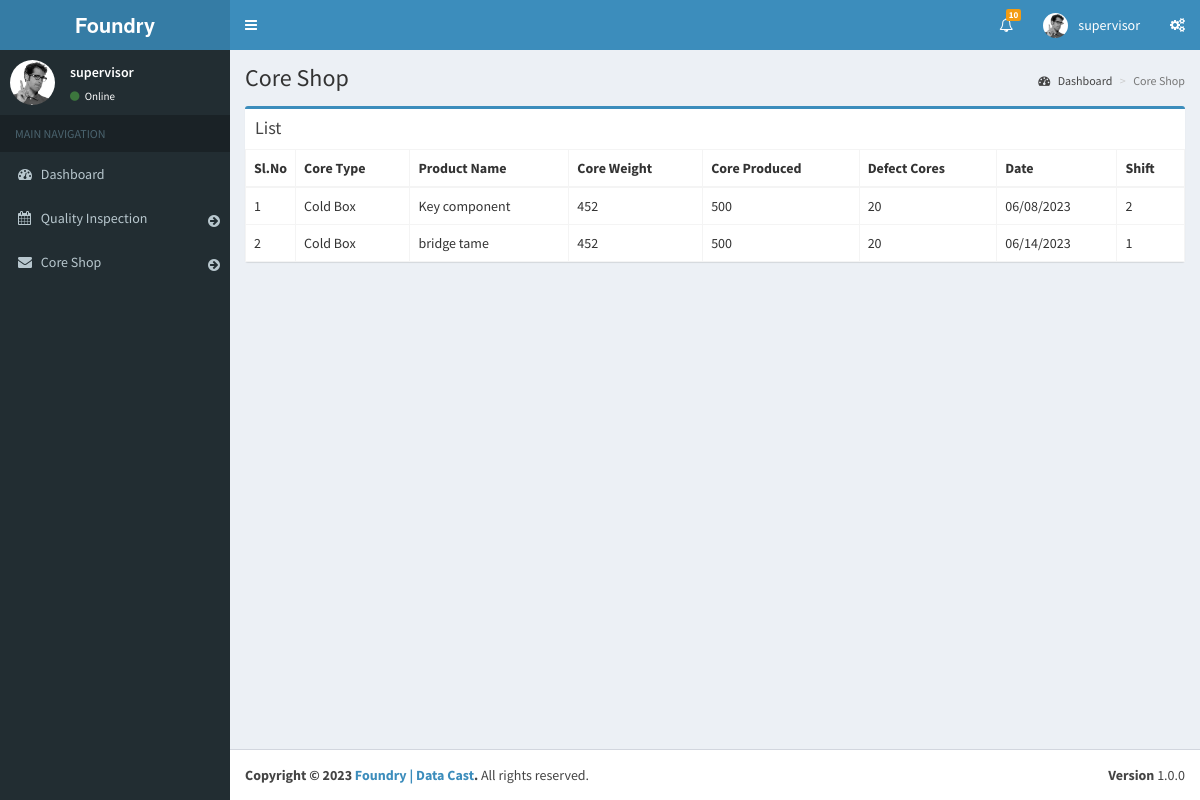
Screenshot of /core_shop.php (signed in) with the database file from the repository.
### tables this page shows
CREATE TABLE `user_master` (
  `sno` int(11) NOT NULL,
  `user_type` int(11) NOT NULL,
  `name` varchar(30) NOT NULL,
  `username` varchar(64) NOT NULL,
  `password` varchar(64) NOT NULL,
  `created_at` datetime NOT NULL DEFAULT current_timestamp(),
  `updated_at` datetime NOT NULL DEFAULT current_timestamp(),
  `status` int(11) NOT NULL
);

CREATE TABLE `core_shop_details` (
  `sno` int(11) NOT NULL,
  `core_type` int(11) NOT NULL,
  `product_name` varchar(64) NOT NULL,
  `core_weight` int(11) NOT NULL,
  `no_of_core_produced` int(11) NOT NULL,
  `no_of_defect_cores` int(11) NOT NULL,
  `Date` date NOT NULL,
  `shift` int(11) NOT NULL,
  `created_at` datetime NOT NULL,
  `updated_at` datetime NOT NULL,
  `status` int(11) NOT NULL
);

CREATE TABLE `meta_core_type` (
  `sno` int(11) NOT NULL,
  `core_type` varchar(15) NOT NULL,
  `status` int(11) NOT NULL
);

### pages/required/functions.php (called while the page is built, shortened)
<?php
	function db_all($sql_query){
		include('db_connection.php');
		$query = mysqli_query($con,$sql_query);
		$rows = array();
        while ($row = mysqli_fetch_assoc($query))
        {
            $rows[] = $row;
        }
        return $rows;
	}
	function db_one($sql_query){
		include('db_connection.php');
		$result = mysqli_query($con, $sql_query);
		$row = mysqli_fetch_assoc($result);
		return $row;
	}
	function ui_date($db_date){
		$ui_seperator = '/';
		$db_seperator = '-';
		$exploded_date = explode($db_seperator,$db_date);
		$ui_date = $exploded_date[1].$ui_seperator.$exploded_date[2].$ui_seperator.$exploded_date[0];
		return $ui_date;
	}
?>

### core_shop.php (the view, shortened to what this page needs)
<?php
  if (session_id() == '') {
  $login_id = $_SESSION['s_id'];
}
include('pages/required/db_connection.php');
include('pages/required/functions.php');
  $loggen_in_query = "SELECT
                  um.*
                FROM
                  user_master um
                WHERE
                  1=1
                  AND um.SNO=".$login_id;
      $login_query_result = db_one($loggen_in_query);
?>
<!DOCTYPE html>
<html>
<head>
  <link rel="stylesheet" href="bootstrap/css/bootstrap.min.css">
  <link rel="stylesheet" href="https://cdnjs.cloudflare.com/ajax/libs/font-awesome/4.5.0/css/font-awesome.min.css">
  <link rel="stylesheet" href="https://cdnjs.cloudflare.com/ajax/libs/ionicons/2.0.1/css/ionicons.min.css">
  <link rel="stylesheet" href="dist/css/AdminLTE.min.css">
  <link rel="stylesheet" href="dist/css/skins/_all-skins.min.css">
  <link rel="stylesheet" href="plugins/iCheck/flat/blue.css">
  <link rel="stylesheet" href="plugins/morris/morris.css">
  <link rel="stylesheet" href="plugins/jvectormap/jquery-jvectormap-1.2.2.css">
  <link rel="stylesheet" href="plugins/datepicker/datepicker3.css">
  <link rel="stylesheet" href="plugins/daterangepicker/daterangepicker.css">
  <link rel="stylesheet" href="plugins/bootstrap-wysihtml5/bootstrap3-wysihtml5.min.css">
</head>
<body class="hold-transition skin-blue sidebar-mini">
<div class="wrapper">
  <header class="main-header">
    <a href="index2.html" class="logo">
      <span class="logo-lg"><b>Foundry</b></span>
    </a>
    <nav class="navbar navbar-static-top">
      <a href="#" class="sidebar-toggle" data-toggle="offcanvas" role="button">
      </a>
      <div class="navbar-custom-menu">
        <ul class="nav navbar-nav">
          <li class="dropdown notifications-menu">
            <a href="#" class="dropdown-toggle" data-toggle="dropdown">
              <i class="fa fa-bell-o"></i>
              <span class="label label-warning">10</span>
            </a>
          </li>
          <li class="dropdown user user-menu">
            <a href="#" class="dropdown-toggle" data-toggle="dropdown">
              <img src="dist/img/user2-160x160.jpg" class="user-image" alt="User Image">
              <span class="hidden-xs"><?php echo $login_query_result['name'];?></span>
            </a>
          </li>
          <li>
            <a href="#" data-toggle="control-sidebar"><i class="fa fa-gears"></i></a>
          </li>
        </ul>
      </div>
    </nav>
  </header>
  <aside class="main-sidebar">
    <section class="sidebar">
      <div class="user-panel">
        <div class="pull-left image">
          <img src="dist/img/user2-160x160.jpg" class="img-circle" alt="User Image">
        </div>
        <div class="pull-left info">
          <p><?php echo $login_query_result['name'];?></p>
          <a href="#"><i class="fa fa-circle text-success"></i> Online</a>
        </div>
      </div>
      <ul class="sidebar-menu">
        <li class="header">MAIN NAVIGATION</li>
        <li>
          <a href="index.php">
            <i class="fa fa-dashboard"></i> <span>Dashboard</span>
          </a>
        </li>
        <li>
          <a href="quality_inspection.php">
            <i class="fa fa-calendar"></i> <span>Quality Inspection</span>
            <span class="pull-right-container">
              <i class="fa fa-arrow-circle-right"></i>
            </span>
          </a>
        </li>
        <li>
          <a href="core_shop.php">
            <i class="fa fa-envelope"></i> <span>Core Shop</span>
            <span class="pull-right-container">
               <i class="fa fa-arrow-circle-right"></i>
            </span>
          </a>
        </li>
      </ul>
    </section>
  </aside>
  <div class="content-wrapper">
    <section class="content-header">
      <h1>
      Core Shop
      </h1>
      <ol class="breadcrumb">
        <li><a href="#"><i class="fa fa-dashboard"></i> Dashboard</a></li>
        <li class="active">Core Shop</li>
      </ol>
    </section>
    <section class="content">
      <div class="row">
          <div class="col-md-12">
            <div class="box box-primary">
              <div class="box-header">
                <h3 class="box-title"> List</h3>
              </div>
              <div class="box-body no-padding">
                <table class="table table-responsive table-bordered">
                  <thead>
                    <tr>
                      <th style="width: 10px">Sl.No</th>
                      <th>Core Type</th>
                      <th>Product Name </th>
                      <th>Core Weight</th>
                      <th>Core Produced</th>
                      <th>Defect Cores</th>
                      <th>Date</th>
                      <th>Shift</th>
                    </tr>
                  </thead>
                  <tbody>
                    <?php
                    $i = 1;
                    $core_shop_query = "SELECT
                                            csd.*
                                            ,mct.core_type AS core_type_name
                                          FROM core_shop_details csd
                                          INNER JOIN meta_core_type mct ON mct.sno=csd.core_type
                                          WHERE 1=1";
                    $core_shop_result = db_all($core_shop_query);
                    $core_shop_str = "";
                    foreach($core_shop_result AS $csr){
                      $core_shop_str .="<tr>
                                      <td>".$i."</td>
                                      <td>".$csr['core_type_name']."</td>
                                      <td>".$csr['product_name']."</td>
                                      <td>".$csr['core_weight']."</td>
                                      <td>".$csr['no_of_core_produced']."</td>
                                      <td>".$csr['no_of_defect_cores']."</td>
                                      <td>".ui_date($csr['Date'])."</td>
                                      <td>".$csr['shift']."</td>
                                    </tr>";
                                    $i++;
                    }
                    echo $core_shop_str;
                    ?>
                  </tbody>
                </table>
              </div>
            </div>
          </div>
      </div>
    </section>
  </div>
  <footer class="main-footer">
    <div class="pull-right hidden-xs">
      <b>Version</b> 1.0.0
    </div>
    <strong>Copyright &copy; 2023 <a href="#">Foundry | Data Cast</a>.</strong> All rights
    reserved.
  </footer>
</div>
</body>
</html>

### rows the page displays
user_master: name "supervisor"
core_shop_details: meta_core_type.core_type "Cold Box", product_name "Key component", core_weight "452", no_of_core_produced "500", no_of_defect_cores "20", Date "06/08/2023", shift "2"
core_shop_details: meta_core_type.core_type "Cold Box", product_name "bridge tame", core_weight "452", no_of_core_produced "500", no_of_defect_cores "20", Date "06/14/2023", shift "1"
